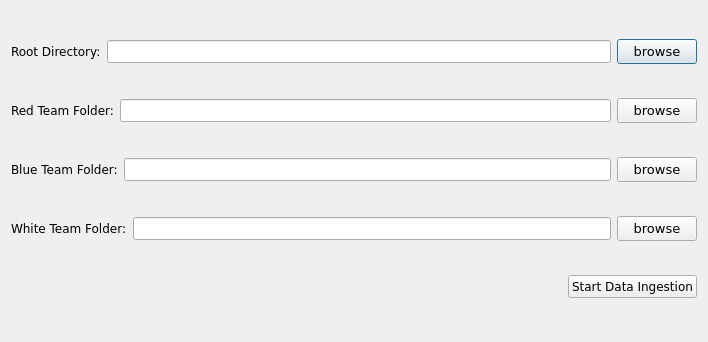
<?xml version="1.0" encoding="UTF-8"?>
<ui version="4.0">
 <class>directoryConfigDialog</class>
 <widget class="QDialog" name="directoryConfigDialog">
  <property name="geometry">
   <rect>
    <x>0</x>
    <y>0</y>
    <width>708</width>
    <height>342</height>
   </rect>
  </property>
  <property name="sizePolicy">
   <sizepolicy hsizetype="Preferred" vsizetype="Preferred">
    <horstretch>0</horstretch>
    <verstretch>0</verstretch>
   </sizepolicy>
  </property>
  <property name="minimumSize">
   <size>
    <width>0</width>
    <height>0</height>
   </size>
  </property>
  <property name="maximumSize">
   <size>
    <width>16777215</width>
    <height>16777215</height>
   </size>
  </property>
  <property name="font">
   <font>
    <family>Verdana</family>
    <pointsize>9</pointsize>
   </font>
  </property>
  <property name="windowTitle">
   <string>Directory Configuration</string>
  </property>
  <layout class="QVBoxLayout" name="verticalLayout_2">
   <item>
    <layout class="QHBoxLayout" name="horizontalLayout_2">
     <item>
      <widget class="QLabel" name="rootDirectoryLabel">
       <property name="sizePolicy">
        <sizepolicy hsizetype="Fixed" vsizetype="Fixed">
         <horstretch>0</horstretch>
         <verstretch>0</verstretch>
        </sizepolicy>
       </property>
       <property name="font">
        <font>
         <family>Verdana</family>
        </font>
       </property>
       <property name="text">
        <string>Root Directory:</string>
       </property>
      </widget>
     </item>
     <item>
      <widget class="QLineEdit" name="rootDirectoryText">
       <property name="minimumSize">
        <size>
         <width>400</width>
         <height>0</height>
        </size>
       </property>
       <property name="font">
        <font>
         <family>Verdana</family>
        </font>
       </property>
      </widget>
     </item>
     <item>
      <spacer name="horizontalSpacer_4">
       <property name="orientation">
        <enum>Qt::Horizontal</enum>
       </property>
       <property name="sizeType">
        <enum>QSizePolicy::Fixed</enum>
       </property>
       <property name="sizeHint" stdset="0">
        <size>
         <width>0</width>
         <height>0</height>
        </size>
       </property>
      </spacer>
     </item>
     <item>
      <widget class="QPushButton" name="rootDirectoryButton">
       <property name="font">
        <font>
         <family>Verdana</family>
         <pointsize>10</pointsize>
        </font>
       </property>
       <property name="text">
        <string>browse</string>
       </property>
      </widget>
     </item>
    </layout>
   </item>
   <item>
    <layout class="QHBoxLayout" name="horizontalLayout">
     <item>
      <widget class="QLabel" name="redTeamLabel">
       <property name="sizePolicy">
        <sizepolicy hsizetype="Fixed" vsizetype="Fixed">
         <horstretch>0</horstretch>
         <verstretch>0</verstretch>
        </sizepolicy>
       </property>
       <property name="font">
        <font>
         <family>Verdana</family>
        </font>
       </property>
       <property name="text">
        <string>Red Team Folder:</string>
       </property>
      </widget>
     </item>
     <item>
      <widget class="QLineEdit" name="redTeamText">
       <property name="minimumSize">
        <size>
         <width>400</width>
         <height>0</height>
        </size>
       </property>
       <property name="font">
        <font>
         <family>Verdana</family>
        </font>
       </property>
       <property name="text">
        <string/>
       </property>
      </widget>
     </item>
     <item>
      <spacer name="horizontalSpacer_3">
       <property name="orientation">
        <enum>Qt::Horizontal</enum>
       </property>
       <property name="sizeType">
        <enum>QSizePolicy::Fixed</enum>
       </property>
       <property name="sizeHint" stdset="0">
        <size>
         <width>0</width>
         <height>0</height>
        </size>
       </property>
      </spacer>
     </item>
     <item>
      <widget class="QPushButton" name="redTeamDirectoryButton">
       <property name="font">
        <font>
         <family>Verdana</family>
         <pointsize>10</pointsize>
        </font>
       </property>
       <property name="text">
        <string>browse</string>
       </property>
      </widget>
     </item>
    </layout>
   </item>
   <item>
    <layout class="QHBoxLayout" name="horizontalLayout_3">
     <item>
      <widget class="QLabel" name="blueTeamLabel">
       <property name="sizePolicy">
        <sizepolicy hsizetype="Fixed" vsizetype="Fixed">
         <horstretch>0</horstretch>
         <verstretch>0</verstretch>
        </sizepolicy>
       </property>
       <property name="font">
        <font>
         <family>Verdana</family>
        </font>
       </property>
       <property name="text">
        <string>Blue Team Folder:</string>
       </property>
      </widget>
     </item>
     <item>
      <widget class="QLineEdit" name="blueTeamText">
       <property name="minimumSize">
        <size>
         <width>400</width>
         <height>0</height>
        </size>
       </property>
       <property name="font">
        <font>
         <family>Verdana</family>
        </font>
       </property>
       <property name="text">
        <string/>
       </property>
      </widget>
     </item>
     <item>
      <spacer name="horizontalSpacer">
       <property name="orientation">
        <enum>Qt::Horizontal</enum>
       </property>
       <property name="sizeType">
        <enum>QSizePolicy::Fixed</enum>
       </property>
       <property name="sizeHint" stdset="0">
        <size>
         <width>0</width>
         <height>0</height>
        </size>
       </property>
      </spacer>
     </item>
     <item>
      <widget class="QPushButton" name="blueTeamDirectoryButton">
       <property name="font">
        <font>
         <family>Verdana</family>
         <pointsize>10</pointsize>
        </font>
       </property>
       <property name="text">
        <string>browse</string>
       </property>
      </widget>
     </item>
    </layout>
   </item>
   <item>
    <layout class="QHBoxLayout" name="horizontalLayout_4">
     <item>
      <widget class="QLabel" name="whiteTeamLabel">
       <property name="sizePolicy">
        <sizepolicy hsizetype="Fixed" vsizetype="Fixed">
         <horstretch>0</horstretch>
         <verstretch>0</verstretch>
        </sizepolicy>
       </property>
       <property name="font">
        <font>
         <family>Verdana</family>
        </font>
       </property>
       <property name="text">
        <string>White Team Folder:</string>
       </property>
      </widget>
     </item>
     <item>
      <widget class="QLineEdit" name="whiteTeamText">
       <property name="minimumSize">
        <size>
         <width>400</width>
         <height>0</height>
        </size>
       </property>
       <property name="font">
        <font>
         <family>Verdana</family>
        </font>
       </property>
       <property name="text">
        <string/>
       </property>
      </widget>
     </item>
     <item>
      <spacer name="horizontalSpacer_2">
       <property name="orientation">
        <enum>Qt::Horizontal</enum>
       </property>
       <property name="sizeType">
        <enum>QSizePolicy::Fixed</enum>
       </property>
       <property name="sizeHint" stdset="0">
        <size>
         <width>0</width>
         <height>0</height>
        </size>
       </property>
      </spacer>
     </item>
     <item>
      <widget class="QPushButton" name="whiteTeamDirectoryButton">
       <property name="font">
        <font>
         <family>Verdana</family>
         <pointsize>10</pointsize>
        </font>
       </property>
       <property name="text">
        <string>browse</string>
       </property>
      </widget>
     </item>
    </layout>
   </item>
   <item>
    <layout class="QHBoxLayout" name="horizontalLayout_6">
     <item>
      <spacer name="horizontalSpacer_5">
       <property name="orientation">
        <enum>Qt::Horizontal</enum>
       </property>
       <property name="sizeHint" stdset="0">
        <size>
         <width>40</width>
         <height>20</height>
        </size>
       </property>
      </spacer>
     </item>
     <item>
      <widget class="QPushButton" name="startDataIngestionButton">
       <property name="sizePolicy">
        <sizepolicy hsizetype="Fixed" vsizetype="Fixed">
         <horstretch>0</horstretch>
         <verstretch>0</verstretch>
        </sizepolicy>
       </property>
       <property name="minimumSize">
        <size>
         <width>60</width>
         <height>0</height>
        </size>
       </property>
       <property name="font">
        <font>
         <family>Verdana</family>
        </font>
       </property>
       <property name="text">
        <string>Start Data Ingestion</string>
       </property>
      </widget>
     </item>
    </layout>
   </item>
  </layout>
 </widget>
 <resources/>
 <connections/>
</ui>
